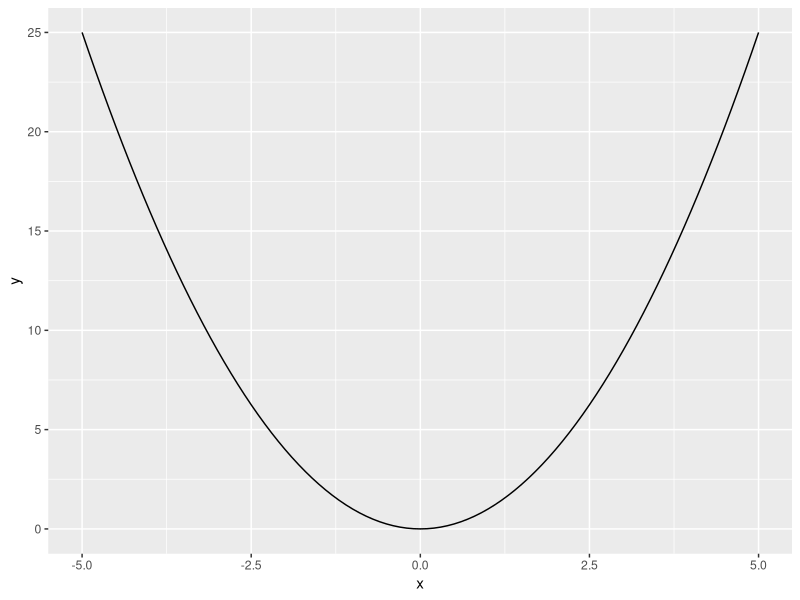
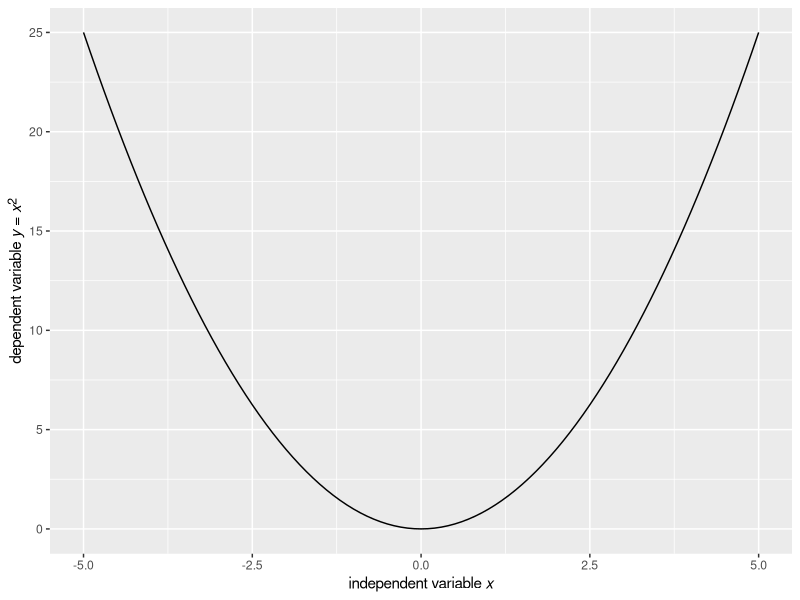
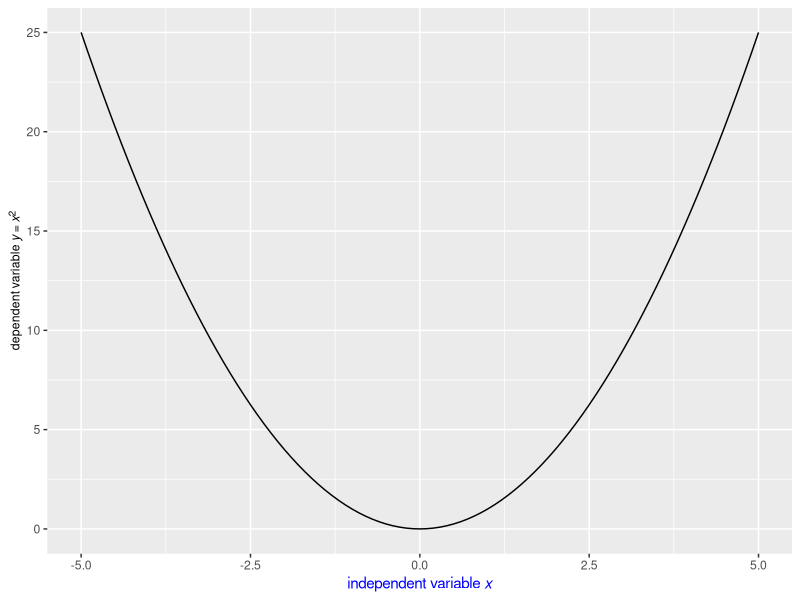
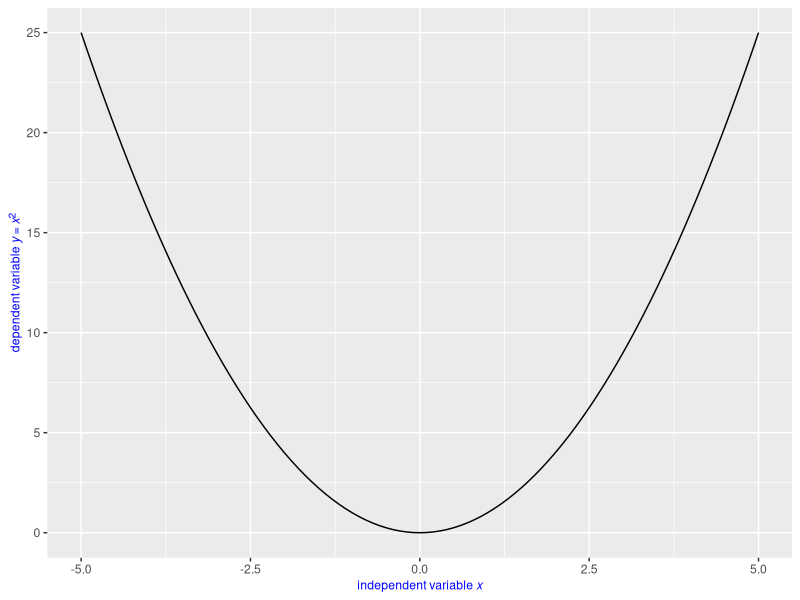
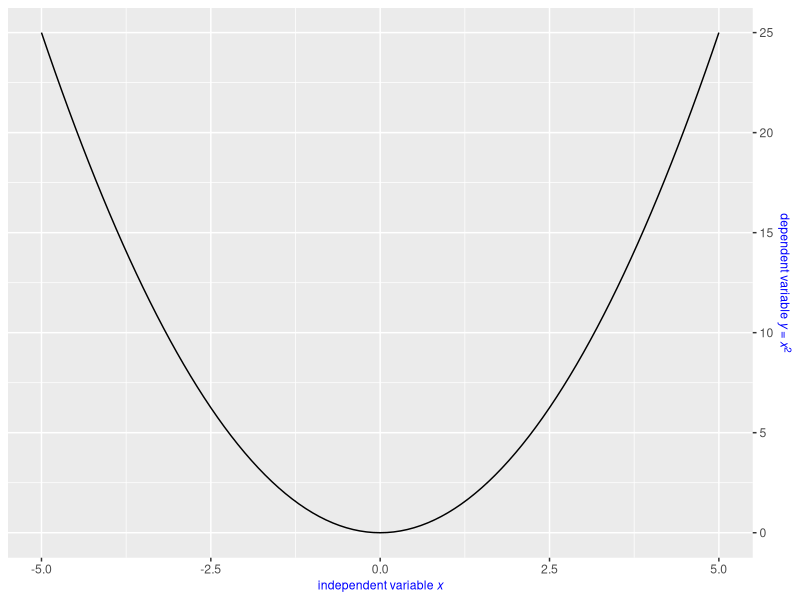
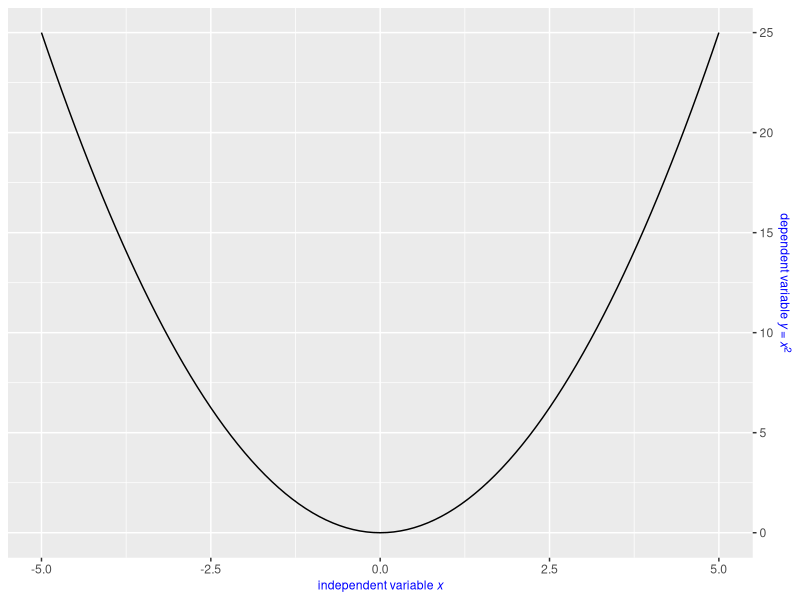
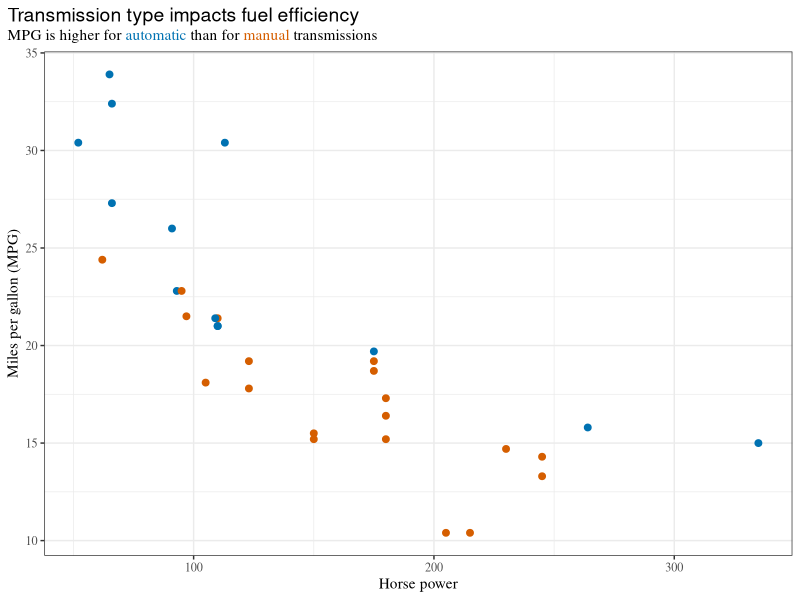

The R script that drew these images, in order:
## ---- chunk 1
knitr::opts_chunk$set(
  collapse = TRUE,
  comment = "#>",
  fig.width = 4,
  fig.height = 3.75
)
## ---- chunk 2
library(ggplot2)
library(ggtext)

base <- ggplot(data.frame(x = c(-5, 5)), aes(x)) +
  stat_function(fun = ~ .x*.x)

base
## ---- chunk 3
base +
  labs(
    x = "independent variable *x*",
    y = "dependent variable *y* = *x*<sup>2</sup>"
  ) +
  theme(
    axis.title.x = element_markdown(),
    axis.title.y = element_markdown()
  )
## ---- chunk 4
base +
  labs(
    x = "independent variable *x*",
    y = "dependent variable *y* = *x*<sup>2</sup>"
  ) +
  theme(
    axis.title.x = element_markdown(color = "blue"),
    axis.title.y = element_markdown(size = rel(0.8))
  )
## ---- chunk 5
base +
  labs(
    x = "independent variable *x*",
    y = "dependent variable *y* = *x*<sup>2</sup>"
  ) +
  theme(
    axis.title = element_text(color = "blue", size = rel(0.8)),
    axis.title.x = element_markdown(),
    axis.title.y = element_markdown()
  )
## ---- chunk 6
base +
  labs(
    x = "independent variable *x*",
    y = "dependent variable *y* = *x*<sup>2</sup>"
  ) +
  scale_y_continuous(position = "right") +
  theme(
    axis.title = element_text(color = "blue", size = rel(0.8)),
    axis.title.x = element_markdown(),
    axis.title.y = element_markdown()
  )
## ---- chunk 7
base +
  labs(
    x = "independent variable *x*",
    y = "dependent variable *y* = *x*<sup>2</sup>"
  ) +
  scale_y_continuous(position = "right") +
  theme(
    axis.title = element_text(color = "blue", size = rel(0.8)),
    axis.title.x = element_markdown(),
    axis.title.y.right = element_markdown()
  )
## ---- chunk 8
library(dplyr)

mtcars %>%
  mutate(
    transmission = ifelse(am == 1, "automatic", "manual")
  ) %>%
  ggplot(aes(hp, mpg, color = transmission)) +
  geom_point(size = 2) +
  scale_color_manual(
    values = c(automatic = "#0072B2", manual = "#D55E00"),
    guide = "none"
  ) +
  labs(
    x = "Horse power",
    y = "Miles per gallon (MPG)",
    title = "<span style = 'font-size:14pt; font-family:Helvetica;'>Transmission type impacts fuel efficiency</span><br>
MPG is higher for <span style = 'color:#0072B2;'>automatic</span>
than for <span style = 'color:#D55E00;'>manual</span> transmissions"
  ) +
  theme_bw() +
  theme(
    text = element_text(family = "Times"),
    plot.title.position = "plot",
    plot.title = element_markdown(size = 11, lineheight = 1.2)
  )

